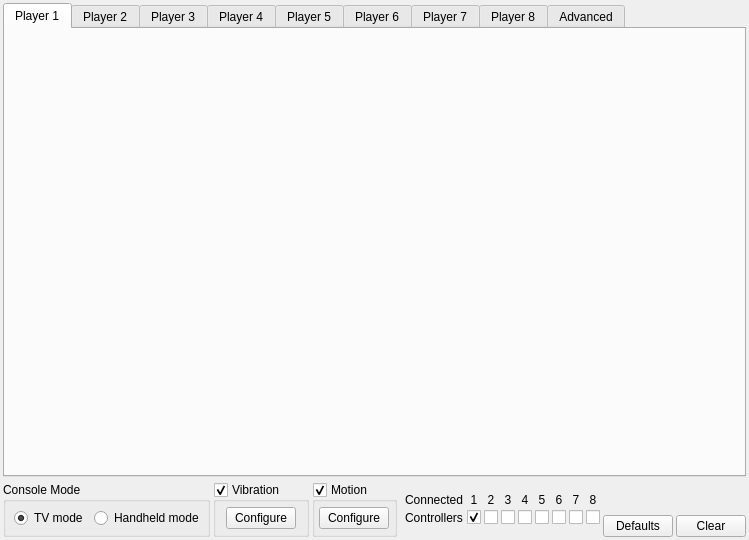
<?xml version="1.0" encoding="UTF-8"?>
<ui version="4.0">
 <class>ConfigureInput</class>
 <widget class="QWidget" name="ConfigureInput">
  <property name="geometry">
   <rect>
    <x>0</x>
    <y>0</y>
    <width>680</width>
    <height>540</height>
   </rect>
  </property>
  <property name="windowTitle">
   <string>ConfigureInput</string>
  </property>
  <layout class="QVBoxLayout" name="verticalLayout_5">
   <property name="spacing">
    <number>2</number>
   </property>
   <property name="leftMargin">
    <number>3</number>
   </property>
   <property name="topMargin">
    <number>3</number>
   </property>
   <property name="rightMargin">
    <number>3</number>
   </property>
   <property name="bottomMargin">
    <number>3</number>
   </property>
   <item>
    <widget class="QTabWidget" name="tabWidget">
     <property name="currentIndex">
      <number>0</number>
     </property>
     <widget class="QWidget" name="tabPlayer1">
      <property name="accessibleName">
       <string>Player 1</string>
      </property>
      <attribute name="title">
       <string>Player 1</string>
      </attribute>
     </widget>
     <widget class="QWidget" name="tabPlayer2">
      <property name="accessibleName">
       <string>Player 2</string>
      </property>
      <attribute name="title">
       <string>Player 2</string>
      </attribute>
     </widget>
     <widget class="QWidget" name="tabPlayer3">
      <property name="accessibleName">
       <string>Player 3</string>
      </property>
      <attribute name="title">
       <string>Player 3</string>
      </attribute>
     </widget>
     <widget class="QWidget" name="tabPlayer4">
      <property name="accessibleName">
       <string>Player 4</string>
      </property>
      <attribute name="title">
       <string>Player 4</string>
      </attribute>
     </widget>
     <widget class="QWidget" name="tabPlayer5">
      <property name="accessibleName">
       <string>Player 5</string>
      </property>
      <attribute name="title">
       <string>Player 5</string>
      </attribute>
     </widget>
     <widget class="QWidget" name="tabPlayer6">
      <property name="accessibleName">
       <string>Player 6</string>
      </property>
      <attribute name="title">
       <string>Player 6</string>
      </attribute>
     </widget>
     <widget class="QWidget" name="tabPlayer7">
      <property name="accessibleName">
       <string>Player 7</string>
      </property>
      <attribute name="title">
       <string>Player 7</string>
      </attribute>
     </widget>
     <widget class="QWidget" name="tabPlayer8">
      <property name="accessibleName">
       <string>Player 8</string>
      </property>
      <attribute name="title">
       <string>Player 8</string>
      </attribute>
     </widget>
     <widget class="QWidget" name="tabAdvanced">
      <property name="accessibleName">
       <string>Advanced</string>
      </property>
      <attribute name="title">
       <string>Advanced</string>
      </attribute>
     </widget>
    </widget>
   </item>
   <item alignment="Qt::AlignVCenter">
    <widget class="QWidget" name="consoleInputSettings" native="true">
     <layout class="QHBoxLayout" name="buttonsBottomRightHorizontalLayout">
      <property name="spacing">
       <number>3</number>
      </property>
      <property name="leftMargin">
       <number>0</number>
      </property>
      <property name="topMargin">
       <number>3</number>
      </property>
      <property name="rightMargin">
       <number>0</number>
      </property>
      <property name="bottomMargin">
       <number>0</number>
      </property>
      <item alignment="Qt::AlignVCenter">
       <widget class="QGroupBox" name="handheldGroup">
        <property name="maximumSize">
         <size>
          <width>16777215</width>
          <height>16777215</height>
         </size>
        </property>
        <property name="title">
         <string>Console Mode</string>
        </property>
        <layout class="QHBoxLayout" name="horizontalLayout">
         <property name="spacing">
          <number>6</number>
         </property>
         <property name="leftMargin">
          <number>8</number>
         </property>
         <property name="topMargin">
          <number>6</number>
         </property>
         <property name="rightMargin">
          <number>3</number>
         </property>
         <property name="bottomMargin">
          <number>6</number>
         </property>
         <item>
          <widget class="QRadioButton" name="radioDocked">
           <property name="text">
            <string>TV mode</string>
           </property>
           <property name="checked">
            <bool>true</bool>
           </property>
          </widget>
         </item>
         <item>
          <widget class="QRadioButton" name="radioUndocked">
           <property name="text">
            <string>Handheld mode</string>
           </property>
          </widget>
         </item>
        </layout>
       </widget>
      </item>
      <item>
       <widget class="QGroupBox" name="vibrationGroup">
        <property name="title">
         <string>Vibration</string>
        </property>
        <property name="checkable">
         <bool>true</bool>
        </property>
        <layout class="QHBoxLayout" name="horizontalLayout_2">
         <property name="leftMargin">
          <number>3</number>
         </property>
         <property name="topMargin">
          <number>3</number>
         </property>
         <property name="rightMargin">
          <number>3</number>
         </property>
         <property name="bottomMargin">
          <number>3</number>
         </property>
         <item>
          <widget class="QPushButton" name="vibrationButton">
           <property name="minimumSize">
            <size>
             <width>68</width>
             <height>0</height>
            </size>
           </property>
           <property name="maximumSize">
            <size>
             <width>68</width>
             <height>16777215</height>
            </size>
           </property>
           <property name="styleSheet">
            <string notr="true">min-width: 68px;</string>
           </property>
           <property name="text">
            <string>Configure</string>
           </property>
          </widget>
         </item>
        </layout>
       </widget>
      </item>
      <item>
       <widget class="QGroupBox" name="motionGroup">
        <property name="title">
         <string>Motion</string>
        </property>
        <property name="checkable">
         <bool>true</bool>
        </property>
        <layout class="QHBoxLayout" name="horizontalLayout_3">
         <property name="leftMargin">
          <number>3</number>
         </property>
         <property name="topMargin">
          <number>3</number>
         </property>
         <property name="rightMargin">
          <number>3</number>
         </property>
         <property name="bottomMargin">
          <number>3</number>
         </property>
         <item>
          <widget class="QPushButton" name="motionButton">
           <property name="minimumSize">
            <size>
             <width>68</width>
             <height>0</height>
            </size>
           </property>
           <property name="maximumSize">
            <size>
             <width>68</width>
             <height>16777215</height>
            </size>
           </property>
           <property name="styleSheet">
            <string notr="true">min-width: 68px;</string>
           </property>
           <property name="text">
            <string>Configure</string>
           </property>
          </widget>
         </item>
        </layout>
       </widget>
      </item>
      <item alignment="Qt::AlignVCenter">
       <widget class="QWidget" name="connectedControllers" native="true">
        <layout class="QGridLayout" name="gridLayout_2">
         <property name="leftMargin">
          <number>5</number>
         </property>
         <property name="topMargin">
          <number>0</number>
         </property>
         <property name="rightMargin">
          <number>0</number>
         </property>
         <property name="bottomMargin">
          <number>0</number>
         </property>
         <property name="spacing">
          <number>3</number>
         </property>
         <item row="1" column="2">
          <widget class="QCheckBox" name="checkboxPlayer2Connected">
           <property name="text">
            <string/>
           </property>
          </widget>
         </item>
         <item row="1" column="0">
          <widget class="QLabel" name="label_2">
           <property name="text">
            <string>Controllers</string>
           </property>
          </widget>
         </item>
         <item row="1" column="4">
          <widget class="QCheckBox" name="checkboxPlayer4Connected">
           <property name="text">
            <string/>
           </property>
          </widget>
         </item>
         <item row="1" column="3">
          <widget class="QCheckBox" name="checkboxPlayer3Connected">
           <property name="text">
            <string/>
           </property>
          </widget>
         </item>
         <item row="1" column="5">
          <widget class="QCheckBox" name="checkboxPlayer5Connected">
           <property name="text">
            <string/>
           </property>
          </widget>
         </item>
         <item row="0" column="1">
          <widget class="QLabel" name="label">
           <property name="text">
            <string>1</string>
           </property>
           <property name="alignment">
            <set>Qt::AlignCenter</set>
           </property>
          </widget>
         </item>
         <item row="1" column="7">
          <widget class="QCheckBox" name="checkboxPlayer7Connected">
           <property name="text">
            <string/>
           </property>
          </widget>
         </item>
         <item row="1" column="6">
          <widget class="QCheckBox" name="checkboxPlayer6Connected">
           <property name="text">
            <string/>
           </property>
          </widget>
         </item>
         <item row="1" column="1">
          <widget class="QCheckBox" name="checkboxPlayer1Connected">
           <property name="layoutDirection">
            <enum>Qt::LeftToRight</enum>
           </property>
           <property name="checked">
            <bool>true</bool>
           </property>
          </widget>
         </item>
         <item row="1" column="8">
          <widget class="QCheckBox" name="checkboxPlayer8Connected">
           <property name="text">
            <string/>
           </property>
          </widget>
         </item>
         <item row="0" column="2">
          <widget class="QLabel" name="label_3">
           <property name="text">
            <string>2</string>
           </property>
           <property name="alignment">
            <set>Qt::AlignCenter</set>
           </property>
          </widget>
         </item>
         <item row="0" column="3">
          <widget class="QLabel" name="label_4">
           <property name="text">
            <string>3</string>
           </property>
           <property name="alignment">
            <set>Qt::AlignCenter</set>
           </property>
          </widget>
         </item>
         <item row="0" column="4">
          <widget class="QLabel" name="label_5">
           <property name="text">
            <string>4</string>
           </property>
           <property name="alignment">
            <set>Qt::AlignCenter</set>
           </property>
          </widget>
         </item>
         <item row="0" column="5">
          <widget class="QLabel" name="label_6">
           <property name="text">
            <string>5</string>
           </property>
           <property name="alignment">
            <set>Qt::AlignCenter</set>
           </property>
          </widget>
         </item>
         <item row="0" column="6">
          <widget class="QLabel" name="label_7">
           <property name="text">
            <string>6</string>
           </property>
           <property name="alignment">
            <set>Qt::AlignCenter</set>
           </property>
          </widget>
         </item>
         <item row="0" column="7">
          <widget class="QLabel" name="label_8">
           <property name="text">
            <string>7</string>
           </property>
           <property name="alignment">
            <set>Qt::AlignCenter</set>
           </property>
          </widget>
         </item>
         <item row="0" column="8">
          <widget class="QLabel" name="label_9">
           <property name="text">
            <string>8</string>
           </property>
           <property name="alignment">
            <set>Qt::AlignCenter</set>
           </property>
          </widget>
         </item>
         <item row="0" column="0">
          <widget class="QLabel" name="label_10">
           <property name="text">
            <string>Connected</string>
           </property>
          </widget>
         </item>
        </layout>
       </widget>
      </item>
      <item>
       <spacer name="horizontalSpacer">
        <property name="orientation">
         <enum>Qt::Horizontal</enum>
        </property>
        <property name="sizeHint" stdset="0">
         <size>
          <width>40</width>
          <height>20</height>
         </size>
        </property>
       </spacer>
      </item>
      <item alignment="Qt::AlignBottom">
       <widget class="QPushButton" name="buttonRestoreDefaults">
        <property name="sizePolicy">
         <sizepolicy hsizetype="Minimum" vsizetype="Fixed">
          <horstretch>0</horstretch>
          <verstretch>0</verstretch>
         </sizepolicy>
        </property>
        <property name="minimumSize">
         <size>
          <width>68</width>
          <height>0</height>
         </size>
        </property>
        <property name="maximumSize">
         <size>
          <width>68</width>
          <height>16777215</height>
         </size>
        </property>
        <property name="sizeIncrement">
         <size>
          <width>0</width>
          <height>0</height>
         </size>
        </property>
        <property name="baseSize">
         <size>
          <width>0</width>
          <height>0</height>
         </size>
        </property>
        <property name="layoutDirection">
         <enum>Qt::LeftToRight</enum>
        </property>
        <property name="styleSheet">
         <string notr="true">min-width: 68px;</string>
        </property>
        <property name="text">
         <string>Defaults</string>
        </property>
       </widget>
      </item>
      <item alignment="Qt::AlignBottom">
       <widget class="QPushButton" name="buttonClearAll">
        <property name="sizePolicy">
         <sizepolicy hsizetype="Minimum" vsizetype="Fixed">
          <horstretch>0</horstretch>
          <verstretch>0</verstretch>
         </sizepolicy>
        </property>
        <property name="minimumSize">
         <size>
          <width>68</width>
          <height>0</height>
         </size>
        </property>
        <property name="maximumSize">
         <size>
          <width>68</width>
          <height>16777215</height>
         </size>
        </property>
        <property name="sizeIncrement">
         <size>
          <width>0</width>
          <height>0</height>
         </size>
        </property>
        <property name="baseSize">
         <size>
          <width>0</width>
          <height>0</height>
         </size>
        </property>
        <property name="layoutDirection">
         <enum>Qt::LeftToRight</enum>
        </property>
        <property name="styleSheet">
         <string notr="true">min-width: 68px;</string>
        </property>
        <property name="text">
         <string>Clear</string>
        </property>
       </widget>
      </item>
     </layout>
    </widget>
   </item>
  </layout>
 </widget>
 <resources/>
 <connections/>
</ui>
